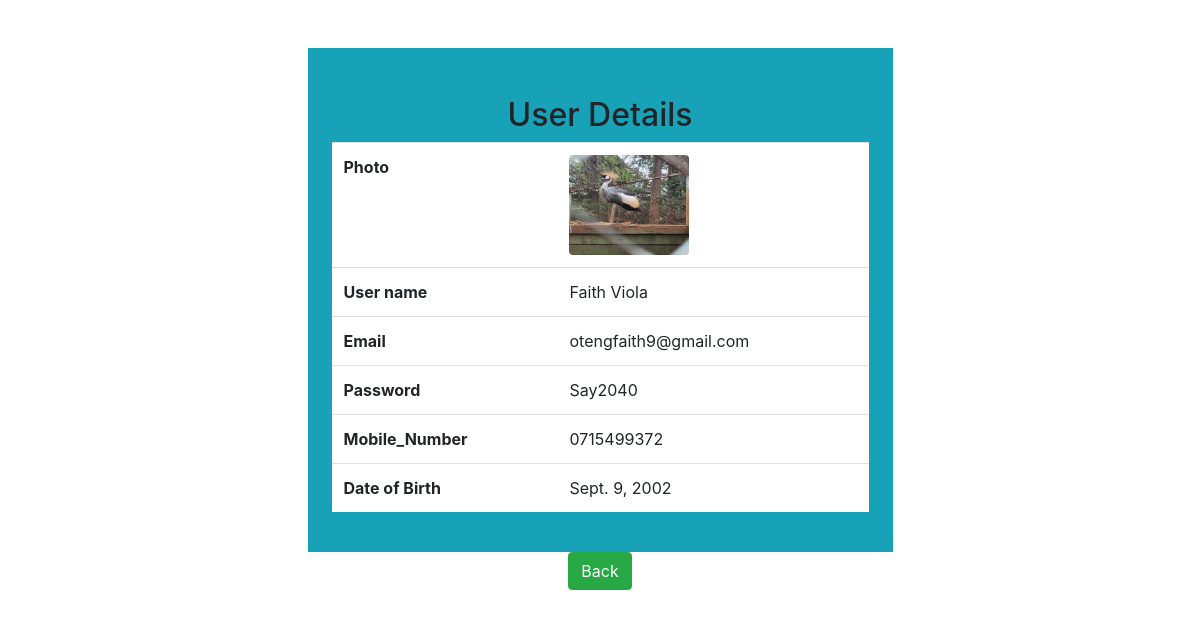
Page /View/1 on the committed database.
### my_app/models.py (models this page shows, shortened)
class User(models.Model):
    name=models.CharField(max_length=30)
    photo=models.ImageField(upload_to="uploads",default="a.png")
    email=models.EmailField(unique=True)
    password = models.CharField(max_length=100)
    mobile_number = models.CharField(max_length=15)
    date_of_birth = models.DateField()

### my_app/views.py (the view)
# urls.py: path('View/<eid>', views.ViewUser),
def ViewUser(request,eid=None):
    mydict={}
    one_rec = User.objects.get(pk=eid)
    mydict['user']=one_rec
    return render(request,'''View.html''',mydict)

### my_app/templates/View.html (shortened to what this page needs)
<!DOCTYPE html>
<html lang="en">
<head>
    <link rel="stylesheet" href="https://cdn.jsdelivr.net/npm/bootstrap@4.6.1/dist/css/bootstrap.min.css">
</head>
<body>
<div class="container-fluid my-5">
    <div class="w-50 m-auto p-4 bg-info ">
        <h2 class="text-center mt-4"> User Details</h2>
        <table class="table bg-white">
            <tr>
                <th>Photo</th>
                <td><img src="/media/{{user.photo}} " class="rounded  d-block" height="100px" width="120px"></td>
            </tr>
            <tr>
                <th>User name</th>
                <td>{{user.name}}</td>
            </tr>
            <tr>
                <th> Email </th>
                <td>{{user.email}}</td>
            </tr>
            <tr>
                <th> Password</th>
                <td>{{user.password}}</td>
            </tr>
            <tr>
                <th>Mobile_Number</th>
                <td>{{user.mobile_number}}</td>
            </tr>
            <tr>
                <th>Date of Birth</th>
                <td>{{user.date_of_birth}}</td>
            </tr>
        </table>
    </div>
    <div class="text-center">
        </button><a href="/" class="btn btn-success"> Back </button></a>
    </div>
</div>
</body>
</html>

### rows in the picture
User: photo (picture), name "Faith Viola", email "otengfaith9@gmail.com", password "Say2040", mobile_number "0715499372", date_of_birth "Sept. 9, 2002"
